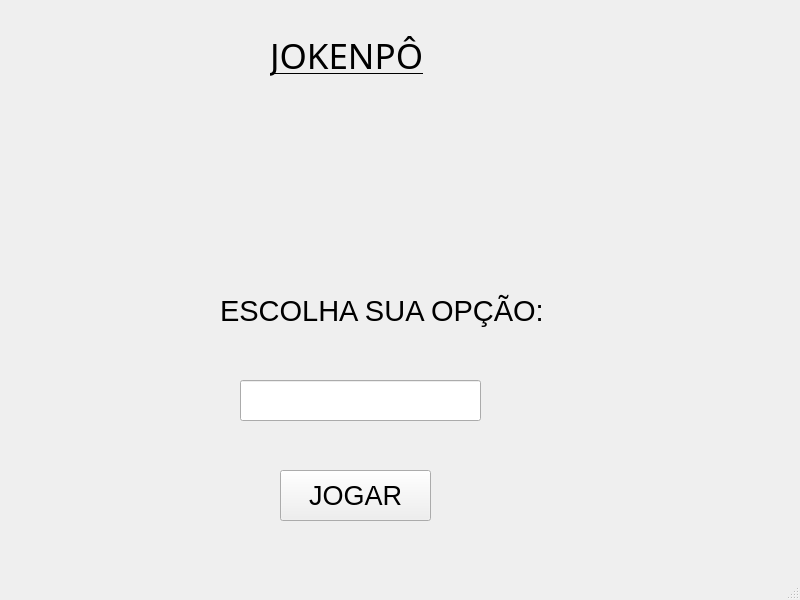
<?xml version="1.0" encoding="UTF-8"?>
<ui version="4.0">
 <class>MainWindow</class>
 <widget class="QMainWindow" name="MainWindow">
  <property name="geometry">
   <rect>
    <x>0</x>
    <y>0</y>
    <width>800</width>
    <height>600</height>
   </rect>
  </property>
  <property name="windowTitle">
   <string>MainWindow</string>
  </property>
  <widget class="QWidget" name="centralwidget">
   <widget class="QLabel" name="label">
    <property name="geometry">
     <rect>
      <x>270</x>
      <y>0</y>
      <width>231</width>
      <height>111</height>
     </rect>
    </property>
    <property name="font">
     <font>
      <family>MS PGothic</family>
      <pointsize>26</pointsize>
      <underline>true</underline>
     </font>
    </property>
    <property name="text">
     <string>JOKENPÔ</string>
    </property>
   </widget>
   <widget class="QLabel" name="label_2">
    <property name="geometry">
     <rect>
      <x>220</x>
      <y>270</y>
      <width>321</width>
      <height>81</height>
     </rect>
    </property>
    <property name="font">
     <font>
      <pointsize>22</pointsize>
     </font>
    </property>
    <property name="text">
     <string>ESCOLHA SUA OPÇÃO:</string>
    </property>
   </widget>
   <widget class="QLineEdit" name="lineEdit">
    <property name="geometry">
     <rect>
      <x>240</x>
      <y>380</y>
      <width>241</width>
      <height>41</height>
     </rect>
    </property>
    <property name="text">
     <string/>
    </property>
   </widget>
   <widget class="QPushButton" name="Btn1">
    <property name="geometry">
     <rect>
      <x>280</x>
      <y>470</y>
      <width>151</width>
      <height>51</height>
     </rect>
    </property>
    <property name="font">
     <font>
      <pointsize>20</pointsize>
     </font>
    </property>
    <property name="text">
     <string>JOGAR</string>
    </property>
   </widget>
  </widget>
  <widget class="QMenuBar" name="menubar">
   <property name="geometry">
    <rect>
     <x>0</x>
     <y>0</y>
     <width>800</width>
     <height>21</height>
    </rect>
   </property>
  </widget>
  <widget class="QStatusBar" name="statusbar"/>
 </widget>
 <resources/>
 <connections/>
</ui>
